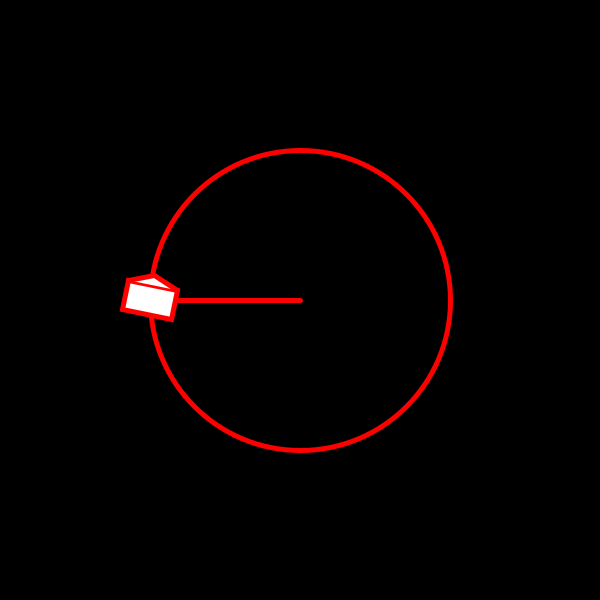
Frame 1 (no input)
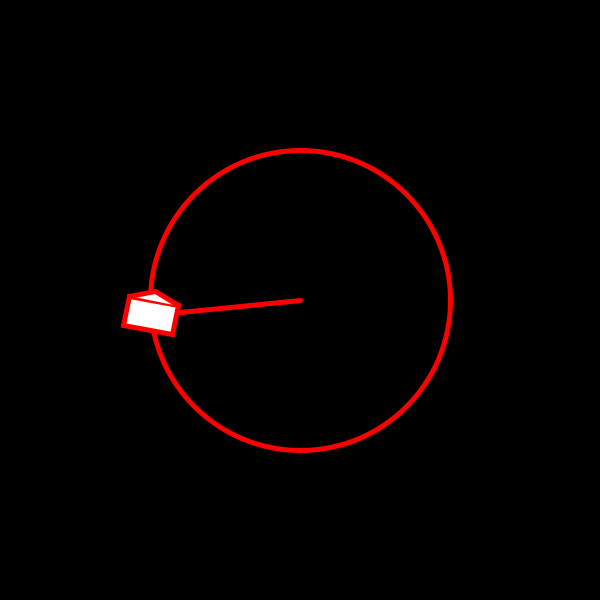
Frame 60 (the mouse pressed at the canvas centre just before this capture)
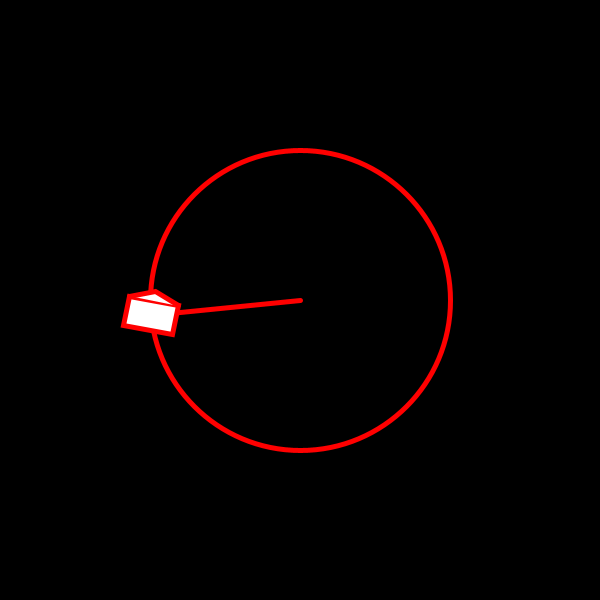
Frame 120 (the mouse held since frame 60 and released just before this capture)

The Processing sketch that drew these frames (run headless with seeded random() and noise(); from frame 60 on, the mouse is pressed at the canvas centre):

// Processing sketch: swing
// ── swing.pde
float angle=0.0, angle1=0.0;
void setup() {
  size(600, 600);
  smooth();
  frameRate(10);
}
void draw() {
  noStroke();
  fill(0, 0, 0);
  rect(0, 0, 600, 600);

  translate(height/2, width/2);
  stroke(255, 0, 0);
  strokeWeight(5);
  ellipse(0, 0, 300, 300);

  rotate(angle);
  line(0, 0, -150, 0);

  translate(-150, 0);
  rotate(-angle+cos(angle)*0.2);
  fill(255, 255, 255);
  rect(-25, -15, 50, 30);
  beginShape();
  vertex(-25,-15);
  vertex(0,-25);
  vertex(25,-15);
  endShape();
//  line(-25,-15,0,-25);
//  line(25,-15,0,-25);
  angle+=PI/30;
}
